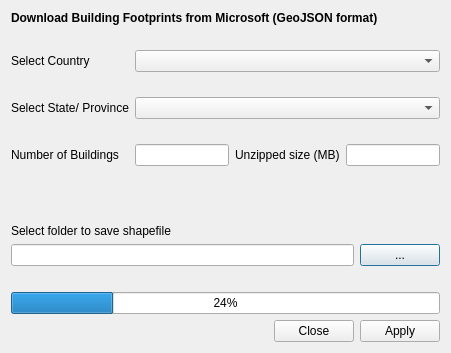
<?xml version="1.0" encoding="UTF-8"?>
<ui version="4.0">
 <class>hcmgis_microsoft_form</class>
 <widget class="QDialog" name="hcmgis_microsoft_form">
  <property name="windowModality">
   <enum>Qt::ApplicationModal</enum>
  </property>
  <property name="enabled">
   <bool>true</bool>
  </property>
  <property name="geometry">
   <rect>
    <x>0</x>
    <y>0</y>
    <width>451</width>
    <height>353</height>
   </rect>
  </property>
  <property name="mouseTracking">
   <bool>false</bool>
  </property>
  <property name="windowTitle">
   <string>Download Building Footprints from Microsoft</string>
  </property>
  <layout class="QVBoxLayout" name="verticalLayout">
   <item>
    <layout class="QGridLayout" name="gridLayout">
     <property name="verticalSpacing">
      <number>25</number>
     </property>
     <item row="5" column="1" colspan="3">
      <widget class="QComboBox" name="cboCountry"/>
     </item>
     <item row="6" column="1" colspan="3">
      <widget class="QComboBox" name="cboProvince"/>
     </item>
     <item row="7" column="2">
      <widget class="QLabel" name="LblSize">
       <property name="text">
        <string>Unzipped size (MB)</string>
       </property>
      </widget>
     </item>
     <item row="0" column="0" colspan="4">
      <widget class="QLabel" name="label">
       <property name="font">
        <font>
         <weight>75</weight>
         <bold>true</bold>
        </font>
       </property>
       <property name="text">
        <string>Download Building Footprints from Microsoft (GeoJSON format)</string>
       </property>
      </widget>
     </item>
     <item row="7" column="0">
      <widget class="QLabel" name="LblBuildings">
       <property name="text">
        <string>Number of Buildings</string>
       </property>
      </widget>
     </item>
     <item row="5" column="0">
      <widget class="QLabel" name="label_3">
       <property name="text">
        <string>Select Country</string>
       </property>
      </widget>
     </item>
     <item row="6" column="0">
      <widget class="QLabel" name="label_4">
       <property name="text">
        <string>Select State/ Province</string>
       </property>
      </widget>
     </item>
     <item row="7" column="1">
      <widget class="QLineEdit" name="LinBuidings">
       <property name="readOnly">
        <bool>true</bool>
       </property>
      </widget>
     </item>
     <item row="7" column="3">
      <widget class="QLineEdit" name="LinSize">
       <property name="readOnly">
        <bool>true</bool>
       </property>
      </widget>
     </item>
    </layout>
   </item>
   <item>
    <widget class="QLabel" name="LblHyperlink">
     <property name="font">
      <font>
       <weight>75</weight>
       <bold>true</bold>
      </font>
     </property>
     <property name="text">
      <string/>
     </property>
    </widget>
   </item>
   <item>
    <layout class="QGridLayout" name="gridLayout_2">
     <item row="3" column="0" colspan="2">
      <widget class="QProgressBar" name="status">
       <property name="value">
        <number>24</number>
       </property>
      </widget>
     </item>
     <item row="1" column="0">
      <widget class="QLineEdit" name="LinOutputFolder">
       <property name="readOnly">
        <bool>true</bool>
       </property>
      </widget>
     </item>
     <item row="0" column="0" colspan="2">
      <widget class="QLabel" name="Label">
       <property name="text">
        <string>Select folder to save shapefile</string>
       </property>
      </widget>
     </item>
     <item row="2" column="0" colspan="2">
      <widget class="QLabel" name="LblStatus">
       <property name="text">
        <string/>
       </property>
      </widget>
     </item>
     <item row="1" column="1">
      <widget class="QPushButton" name="BtnOutputFolder">
       <property name="text">
        <string>...</string>
       </property>
      </widget>
     </item>
    </layout>
   </item>
   <item>
    <widget class="QDialogButtonBox" name="BtnApplyClose">
     <property name="standardButtons">
      <set>QDialogButtonBox::Apply|QDialogButtonBox::Close</set>
     </property>
    </widget>
   </item>
  </layout>
 </widget>
 <resources/>
 <connections>
  <connection>
   <sender>BtnApplyClose</sender>
   <signal>accepted()</signal>
   <receiver>hcmgis_microsoft_form</receiver>
   <slot>accept()</slot>
   <hints>
    <hint type="sourcelabel">
     <x>251</x>
     <y>272</y>
    </hint>
    <hint type="destinationlabel">
     <x>169</x>
     <y>143</y>
    </hint>
   </hints>
  </connection>
  <connection>
   <sender>BtnApplyClose</sender>
   <signal>rejected()</signal>
   <receiver>hcmgis_microsoft_form</receiver>
   <slot>reject()</slot>
   <hints>
    <hint type="sourcelabel">
     <x>251</x>
     <y>272</y>
    </hint>
    <hint type="destinationlabel">
     <x>169</x>
     <y>143</y>
    </hint>
   </hints>
  </connection>
 </connections>
</ui>
